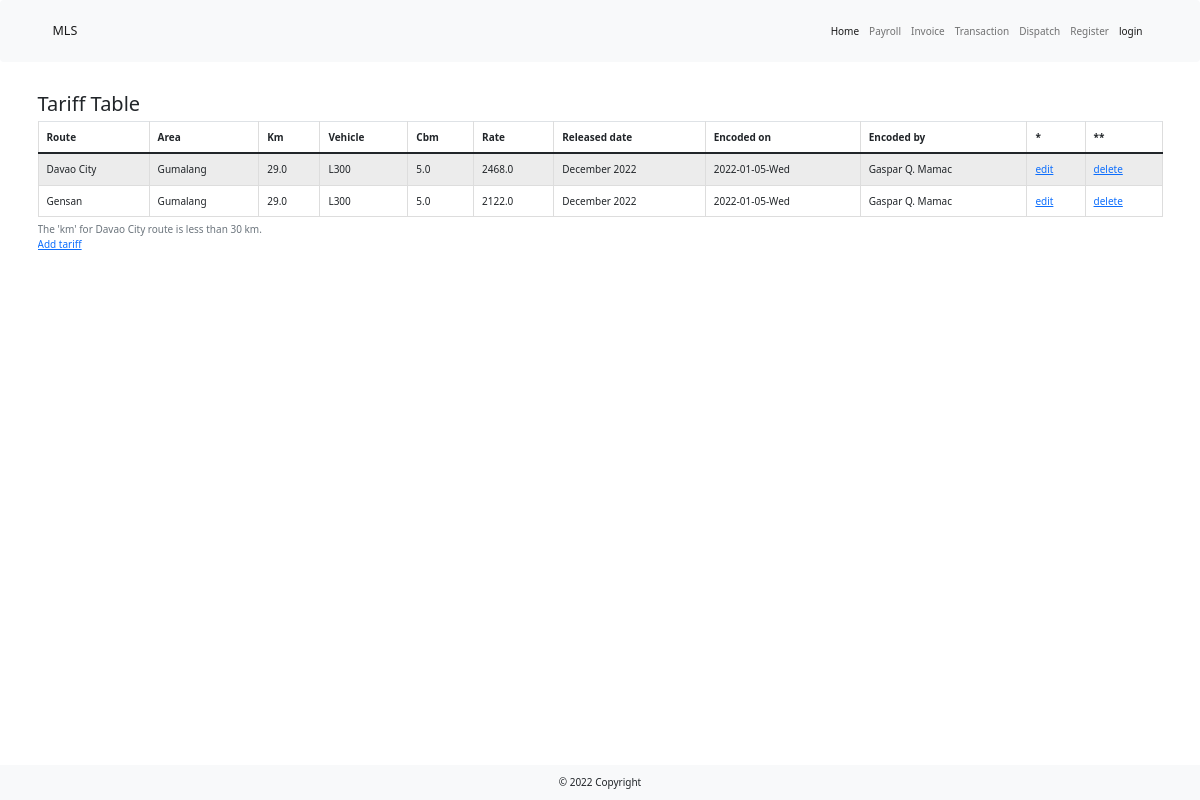
The page /tariff on the database its author committed.
### main.py (models this page shows)
class Tariff(db.Model, UserMixin):
    __tablename__ = 'tariff'
    id = db.Column(db.Integer, primary_key=True, unique=True)
    route = db.Column(db.String, nullable=True)
    area = db.Column(db.String(100), nullable=True)
    km = db.Column(db.Float(precision=1))
    vehicle = db.Column(db.String(100))
    cbm = db.Column(db.Float(precision=1))
    rate = db.Column(db.Float(precision=1))
    update = db.Column(db.String(50))
    encoded_on = db.Column(db.String(50))
    encoded_by = db.Column(db.String(10))

### main.py (the view)
@app.route("/tariff", methods=["Get", "Post"])
def tariff():
    with create_engine('sqlite:///lbc_dispatch.db').connect() as cnx:
        df = pd.read_sql_table(table_name="tariff", con=cnx)
    return render_template("tariff_data.html", df=df)

### templates/tariff_data.html (shortened to what this page needs)
{% extends 'bootstrap/base.html' %}
{% import "bootstrap/wtf.html" as wtf %}
{% block content %}
    {% include '_header.html' %}
    <div class="container my-5">
        <h2>Tariff Table</h2>
        <div class="table-responsive">
            <table class="table table-striped table-hover table-bordered table-sm">
                <caption>The 'km' for Davao City route is less than 30 km.<br>
                    <a href="{{ url_for('add_tariff')}}">Add tariff</a> </caption>
                <thead>
                <tr>
                    <th scope="col">Route</th>
                    <th scope="col">Area</th>
                    <th scope="col">Km</th>
                    <th scope="col">Vehicle</th>
                    <th scope="col">Cbm</th>
                    <th scope="col">Rate</th>
                    <th scope="col">Released date</th>
                    <th scope="col">Encoded on</th>
                    <th scope="col">Encoded by</th>
                    <th scope="col">*</th>
                    <th scope="col">**</th>
                </tr>
                </thead>
                <tbody>
                {% for row in df.itertuples(): %}
                <tr>
                    <td>{{ row[2] }}</td>
                    <td>{{ row[3] }}</td>
                    <td>{{ row[4] }}</td>
                    <td>{{ row[5] }}</td>
                    <td>{{ row[6] }}</td>
                    <td>{{ row[7] }}</td>
                    <td>{{ row[8] }}</td>
                    <td>{{ row[9] }}</td>
                    <td>{{ row[10] }}</td>
                <td><a href="{{ url_for('edit_tariff', tariff_id=row[1]) }}">edit</a></td>
                <td><a href="{{ url_for('delete_tariff', tariff_id=row[1]) }}">delete</a></td>
                </tr>
                {% endfor %}
                </tbody>
            </table>
        </div>
    </div>
    {% include '_footer.html' %}
{% endblock  %}

### rows shown on the page
Tariff: route "Davao City", area "Gumalang", km "29.0", vehicle "L300", cbm "5.0", rate "2468.0", update "December 2022", encoded_on "2022-01-05-Wed", encoded_by "Gaspar Q. Mamac"
Tariff: route "Gensan", area "Gumalang", km "29.0", vehicle "L300", cbm "5.0", rate "2122.0", update "December 2022", encoded_on "2022-01-05-Wed", encoded_by "Gaspar Q. Mamac"
